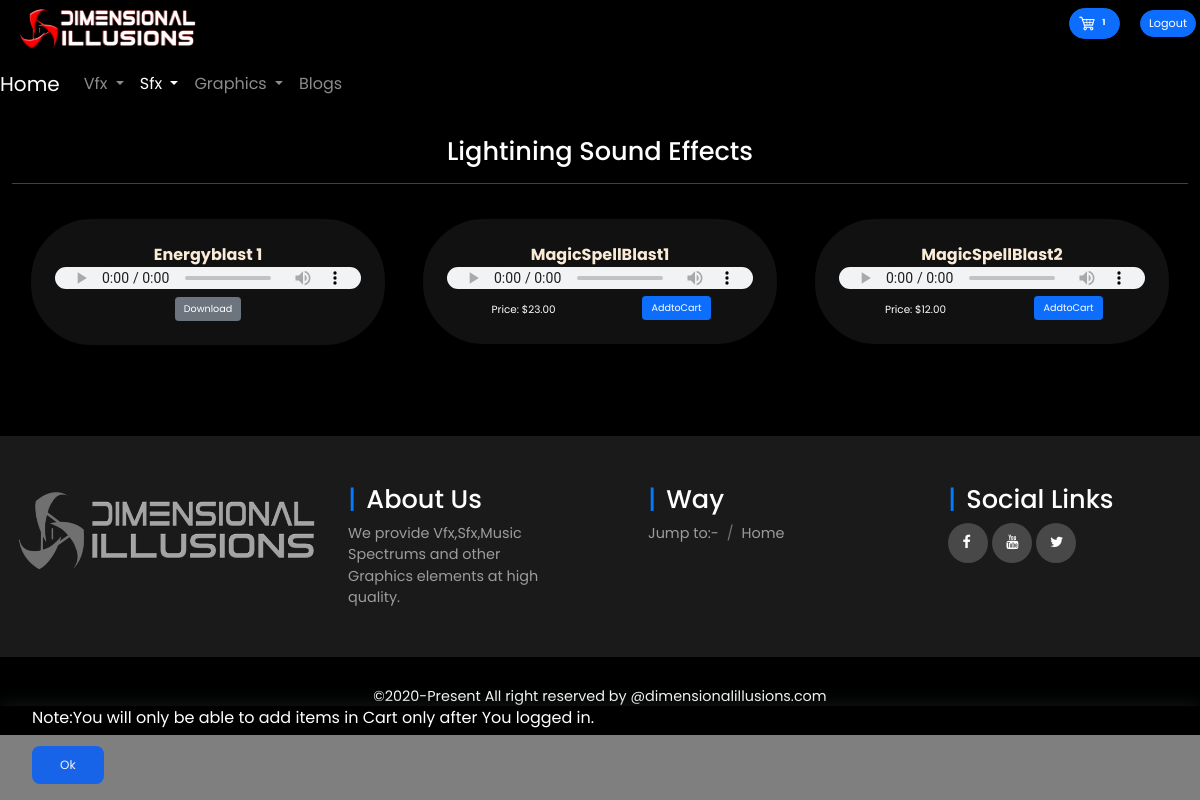
The app's page /SFX/ (signed in), older data.
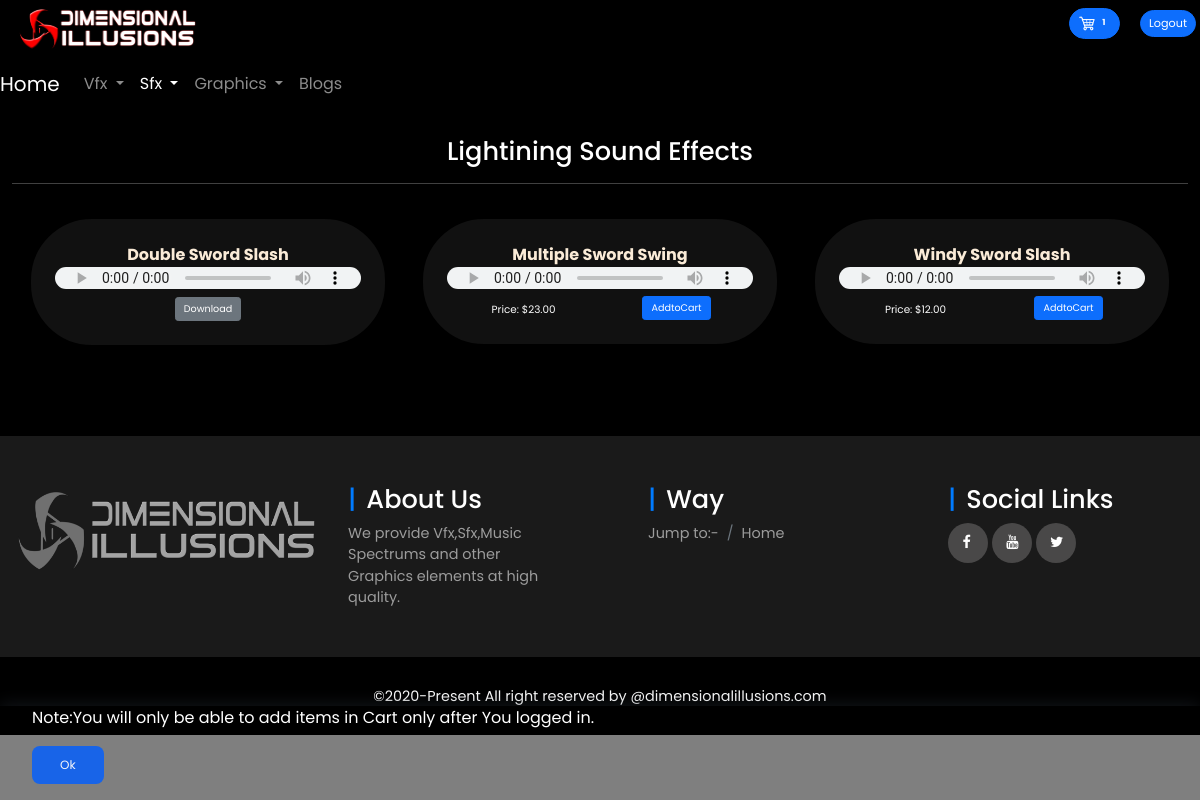
The same page, newer data.
### Ehub/models.py (models this page shows, shortened)
class Order(models.Model):
    profile = models.ForeignKey(Profile, on_delete=models.CASCADE, null=True)
    date_ordered = models.DateTimeField(auto_now_add=True, null=True)
    complete = models.BooleanField(default=False, null=True, blank=False)
    transaction_id = models.CharField(max_length=200, null=True)
    discountcoupon = models.ForeignKey(
        DiscountCoupon, on_delete=models.SET_NULL, null=True, blank=True)
    @property
    def get_vfxproduct_items(self):
        orderpaidvfxproduct = self.orderpaidvfxproduct_set.all()
        total = sum([item.quantity for item in orderpaidvfxproduct])
        return total
    @property
    def get_sfxproduct_items(self):
        orderpaidsfxproduct = self.orderpaidsfxproduct_set.all()
        total = sum([item.quantity for item in orderpaidsfxproduct])
        return total
    @property
    def get_graphicsproduct_items(self):
        ordergraphicsproduct = self.orderpaidgraphicsproduct_set.all()
        total = sum([item.quantity for item in ordergraphicsproduct])
        return total
    @property
    def grand_totalquantity(self):
        total = self.get_sfxproduct_items + \
            self.get_vfxproduct_items+self.get_graphicsproduct_items
        return total

### Msfx/models.py (models this page shows, shortened)
class OrderPaidSfxProduct(models.Model):  #make more orderitem
	profile = models.ForeignKey(Profile, on_delete=models.CASCADE, blank=True, null=True)
	product = models.ForeignKey(PaidSfxProduct, on_delete=models.SET_NULL, blank=True, null=True)  #it's gonna give you what you actually define in  def__str___.....return self.name
	order = models.ForeignKey(Order, on_delete=models.CASCADE, blank=True, null=True)
	addtoDpage = models.ForeignKey(PurchasedProduct, on_delete=models.CASCADE, blank=True, null=True)
	quantity = models.IntegerField(default=0, null=True, blank=True)
	complete = models.BooleanField(default=False, null=True, blank=False)  #default is false which means unchecked box
	date_ordered = models.DateTimeField(auto_now_add=True,null=True)
	published_by=models.CharField(null=True,max_length=20)

class FreeSfxProduct(models.Model):
	name=models.CharField(null=True,max_length=100)
	category=models.ForeignKey(SfxCategory,on_delete=models.SET_NULL
							   ,verbose_name='Product Category'
							   ,null=True)
	publisher= models.ForeignKey(Profile,on_delete=models.CASCADE,null=True)
	watermarkfreeproduct = models.URLField(null=True)
	date_published=models.DateTimeField(auto_now_add=True,null=True)

class PaidSfxProduct(models.Model):
	name=models.CharField(null=True
						,verbose_name='Product name'
					   ,max_length=100)
	publisher= models.ForeignKey(Profile,on_delete=models.CASCADE,null=True)
	category=models.ForeignKey(SfxCategory,on_delete=models.SET_NULL
							   ,verbose_name='Sfx Category'
							   ,null=True)
	price = models.DecimalField(max_digits=5 #2 digits for 2 decimal places
                             	,help_text="You can set up price up to $999.99.This is the max price."
								,validators=[MinValueValidator(Decimal('0')),MaxValueValidator(Decimal('999.99'))]
								,decimal_places=2)
	setdiscount=models.ForeignKey(SetDiscount,on_delete=SET_NULL,null=True,blank=True)
	watermarkproduct = models.URLField(null=True)
	watermarkfreeproduct = models.URLField(null=True)
	date_published=models.DateTimeField(auto_now_add=True,null=True)
	@property
	def get_final_total(self):
		price = float(self.price)
		if not self.setdiscount:
				return self.price
		discount=float(self.setdiscount.discount/100)
		return  price-discount*price

### Msfx/views.py (the view)
# urls.py: path('SFX/', views.sfxproducts, name="SfxProducts"),
def sfxproducts(request):
	if request.user.is_authenticated:
			getfreesfxproducts=FreeSfxProduct.objects.all()
			getpaidsfxproducts=PaidSfxProduct.objects.all()
			getprofile = request.user.profile
			order, created = Order.objects.get_or_create(profile=getprofile, complete=False)
			purchase, created = PurchasedProduct.objects.get_or_create(profile=getprofile, complete=False)
	else:
			order={}
			getfreesfxproducts=FreeSfxProduct.objects.all()
			getpaidsfxproducts=PaidSfxProduct.objects.all()
	context={
             'order':order,
			 'getfreesfxproducts':getfreesfxproducts,
			 'getpaidsfxproducts':getpaidsfxproducts,
			 }
	return render(request, 'SFX/sfxdetail.html',context)

### templates/SFX/sfxdetail.html (shortened to what this page needs)
{% extends 'frontend_base.html' %}
{% load static %}
{% block ActivateSfx %}active{% endblock %}
{% block body %}
<div class="container-fluid bg-set">
  <br>
  <h1>Lightining Sound Effects</h1>
  <div class="line-controller">
    <hr class="" style="background-color: white;">
    </div>
  <div class="row gx-0 font-control" >
      {% for i in getfreesfxproducts %}
          <div class="col-md-4 col-sm-10">
            <div class="player p-4">
                <div class="wrapper">
                  <div class="col alignment">
                    <strong class="ml-1 mb-0">{{i.name}}</strong>
                  </div>
                <audio style="height: 1.4rem;" controls>
                  <source src="{{i.watermarkfreeproduct}}">
                </audio>
                <div class="row gx-0">
                  <div class="col buttn">
                    <a href="{{i.watermarkfreeproduct}}" download="">
                          <button class="btn btn-secondary btn-sm">Download</button>
                    </a>
                  </div>
                </div>
              </div>
            </div>
          </div>
          <br>
        {% endfor %}
        {% for i in getpaidsfxproducts %}
            <div class="col-md-4 col-sm-10">
              <div class="player p-4">
                  <div class="wrapper">
                    <di class="col alignment">
                      <strong class="ml-1 mb-0">{{i.name}}</strong>
                    </di>
                  </div>
                  <audio style="height: 1.4rem;" controls>
                    <source src="{{i.watermarkproduct}}">
                  </audio>
                  <div class="row gx-0">
                      <div class="col text-center">
                        <small>Price: </small>
                        <small>${{i.get_final_total}}</small>
                      </div>
                      {% if  request.user.is_authenticated %}
                      <div class="col buttn">
                        <button data-product="{{i.name}}" data-pubid="{{i.publisher_Id}}" data-action="adpdt" class="btn btn-primary  Sfx-cart btn-sm">AddtoCart</button>
                    </div>
                    {% else %}
                      <div class="col buttn">
                          <button type="button" class="btn btn-primary" data-bs-container="body" data-bs-toggle="popover" data-placement="bottom" data-content="You need to login">
                            AddtoCart
                        </button>
                      </div>
                      {% endif %}
                  </div>
              </div>
            </div>
        {% endfor %}
  </div>
  <br>
  <br>
  <br>
</div>
{% endblock %}

### templates/frontend_base.html (shortened to what the changed rows need)
<!DOCTYPE html>
{% load static %}
<html>
<head>
  <link rel="stylesheet" href="{% static 'css/FrontendCheatsheet.css' %}">
  <link rel="stylesheet" href="{% static 'css/Frontend_Style.css' %}">
  <link rel="stylesheet" href="{% static 'css/FrontendColorProperties.css' %}">
  <link rel="stylesheet" href="https://pro.fontawesome.com/releases/v5.10.0/css/all.css"
 />
  <link rel="stylesheet" href="https://stackpath.bootstrapcdn.com/font-awesome/4.7.0/css/font-awesome.min.css">
</head>
<body>
  <header>
    <div class="banner" style="background-color: black; border: 4px solid black;">
      <div class="row g-0">
        <div class="col-7 col-md-6 pt-1">
          <div class="d-flex flex-row-reverse">
            <div class="" role="group" aria-label="Basic example">
              <button type="button" style="margin-right:1rem; border-radius: 1rem; " class="btn btn-primary btn-sm">
                <a href="{% url 'Ehub:YourCart' %}">
                  <img style="width:1.2rem; height: 1.3rem;" src="{% static 'images/carticon.png' %}"><span
                    class="badge " style="color: white;">{{order.grand_totalquantity}}</span>
                </a>
              </button>
            </div>
          </div>
        </div>
      </div>
    </div>
    {% block head %}
  </header>
  {% endblock %}
  {% block body %}{% endblock %}
  <footer>
    <div class="footer-elements">
      <div class="row g-0">
        <div class="col-md-3 col-sm-6 col-xm-12 segment-two p-5">
          <h2>About Us</h2>
        </div>
        <div class="col-md-3 col-sm-6 col-xm-12 segment-three p-5">
          <h2>Way</h2>
        </div>
        <div class="col-md-3 col-sm-6 col-xm-12 segment-four p-5">
          <h2>Social Links</h2>
        </div>
      </div>
    </div>
  </footer>
</body>
</html>

Row changes from the older to the newer data that the page shows:
removed FreeSfxProduct: name "Energyblast 1"
added FreeSfxProduct: name "Double Sword Slash"
changed PaidSfxProduct: name "MagicSpellBlast1" → "Multiple Sword Swing"
changed PaidSfxProduct: name "MagicSpellBlast2" → "Windy Sword Slash"
